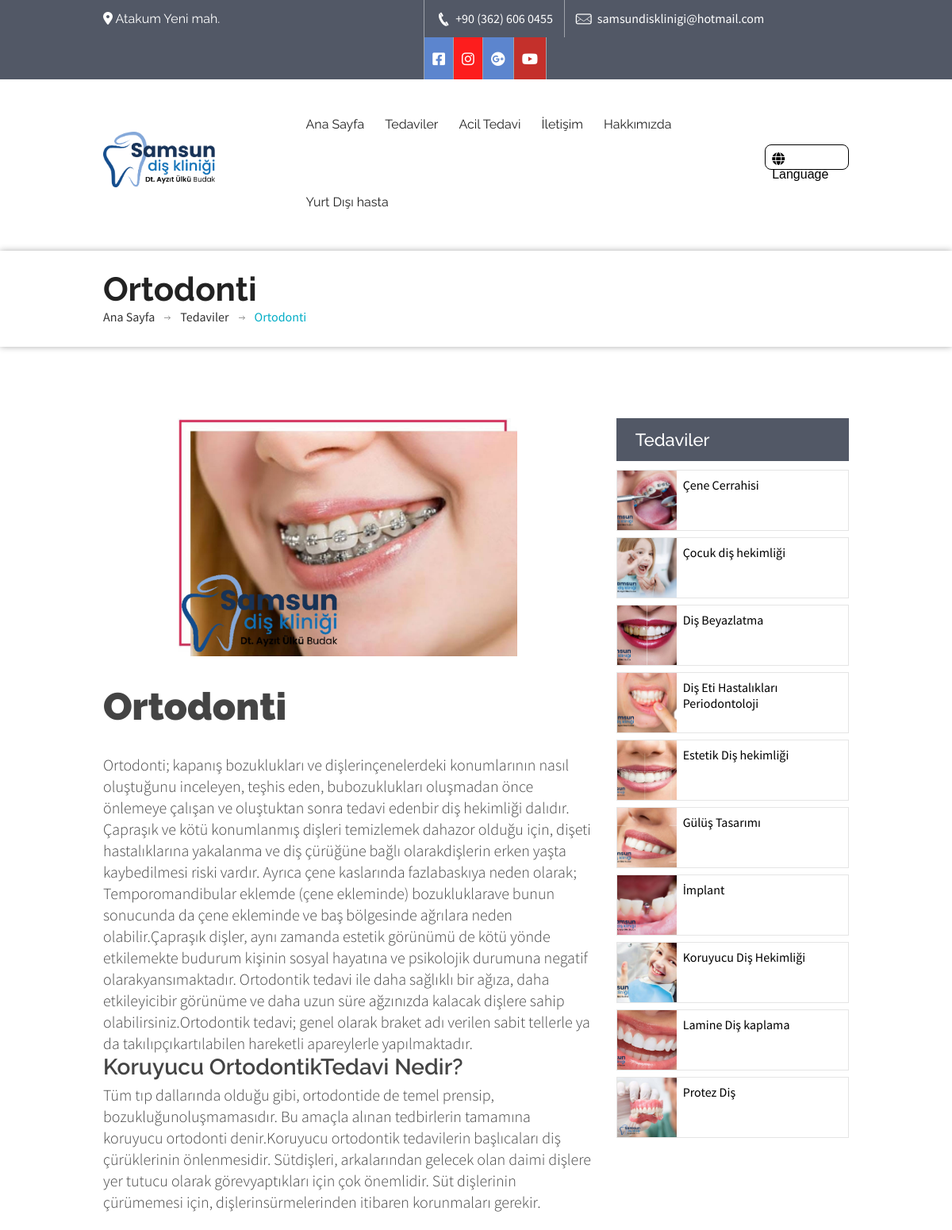
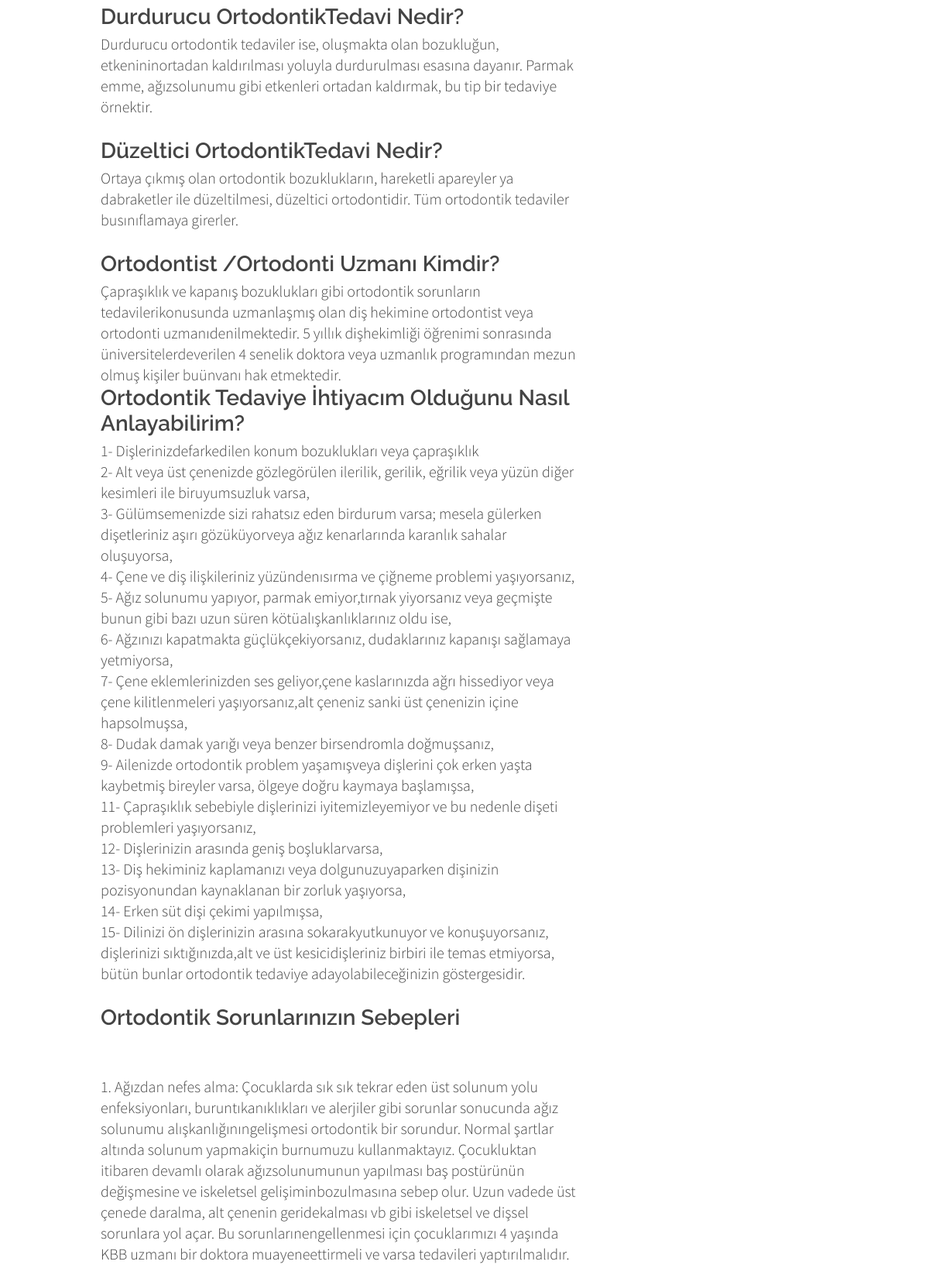
/service/ortodonti/ (upper part), run on the app's committed database (2 pictures, top to bottom).
### clinic/models.py (models this page shows, shortened)
class Media(models.Model):
    name = models.CharField(max_length=25)
    icon_markdown = models.CharField(max_length=250)
    hex_icon_color = models.CharField(max_length=10,default="#5c85ce")
    link = models.TextField()

class CustomPage(models.Model):
    menu_name = models.CharField(max_length=50)
    title = models.CharField(max_length=50)
    slug = models.SlugField(max_length=250,unique=True)
    content = models.TextField()
    image = models.ImageField(upload_to='custom_pages/images')
    show_image = models.BooleanField(default=True)
    banner = models.ImageField(upload_to='custom_pages/banners',null=True,blank=True)
    show_banner = models.BooleanField(default=False)
    show_services_sidebar = models.BooleanField(default=True)
    show_in_header = models.BooleanField()
    show_in_footer = models.BooleanField()
    def get_absolute_url(self):
        return reverse('clinic:custom_page',args=[
            self.slug
        ])

class Service(models.Model):
    title = models.CharField(max_length=50)
    slug = models.SlugField(max_length=250,unique=True,null=True,blank=True)
    content = models.TextField()
    image = models.ImageField(upload_to='service')
    icon = models.ImageField(upload_to='service_icons',blank=True,null=True)
    def get_absolute_url(self):
        return reverse('clinic:service_detail',args=[
            self.slug
        ])

### clinic/views.py (the view)
# urls.py: path('service/<str:slug>/',views.service_detail,name='service_detail'),
def service_detail(request,slug):
	service = Service.objects.get(slug=slug)
	other_services = Service.objects.all().exclude(slug=slug)
	return render(request,'clinic/service_details.html',{
		'service':service,
		'other_services':other_services
	})

### clinic/templatetags/clinic_tags.py (called while the page is built)
@register.filter(name='markdown')
def markdown_format(text):
	return mark_safe(markdown.markdown(text))

@register.filter(name='get_const')
def get_const(const_name):
	return consts.__dict__.get(const_name,None)

@register.inclusion_tag('clinic/component/header_pages.html')
def show_header_pages(page):
	pages = CustomPage.objects.all().filter(show_in_header=True)
	return {
		'header_pages':pages,
		'current_page':page
	}

@register.inclusion_tag('clinic/component/header_services.html')
def show_header_services():
	services = Service.objects.all()
	return {
		'services':services
	}

@register.inclusion_tag('clinic/component/footer_pages.html')
def show_footer_pages():
	pages = CustomPage.objects.all().filter(show_in_footer=True)
	return {
		'footer_pages': pages,
	}

@register.inclusion_tag('clinic/component/services_sidebar.html')
def show_services_sidebar(services=None):
	if not services:
		services = Service.objects.all()
	return {
		'services':services,
	}

@register.inclusion_tag('clinic/component/media.html')
def show_media():
	media = Media.objects.all()
	return {
		'media':media
	}

### templates/clinic/service_details.html (shortened to what this page needs)
{% extends '../origin/base.html' %}
{% load static %}
{% load clinic_tags %}
{% block content %}
<div class="sub-banner">
   <div class="detail">
      <div class="container">
         <div class="row">
            <div class="col-md-12">
               <div class="paging">
                  <h2>{{ service.title }}</h2>
                  <ul>
                     <li><a href="index-2.html">Ana Sayfa</a></li>
                     <li><a href="#.">Tedaviler</a></li>
                     <li><a>{{ service.title }}</a></li>
                  </ul>
               </div>
            </div>
         </div>
      </div>
   </div>
</div>
<div class="content">
   <div class="news-posts">
      <div class="container" style="margin-bottom: 1em;">
         <div class="row">
            <div class="col-md-8">
               <div class="news-detail">
                  <img style="height: 300px; object-fit: contain;" src="{{ service.image.url }}" alt="">
                  <div class="detail">
                     <h1 style="font-size: 3em !important">{{ service.title }}</h1>
                     <p>
                        {{ service.content|markdown }}
                     </p>
                  </div>
               </div>
            </div>
            {% show_services_sidebar other_services %}
         </div>
      </div>
   </div>
</div>
{% endblock %}

### templates/clinic/component/media.html
{% load clinic_tags %}
<ul  class="social-icons">
	{% for media in media %}
		<li><a style="background: {{media.hex_icon_color}}" href="{{media.link}}" class="fb">{{media.icon_markdown|markdown}}</a></li>
	{% endfor %}
</ul>

### templates/clinic/component/header_pages.html
{% for page in header_pages %}
   <li class="{% if current_page.id == page.id and page %}item-select{% endif %}">
      <a href="{{ page.get_absolute_url }}">{{ page.menu_name }}</a>
   </li>
{% endfor %}

### templates/clinic/component/services_sidebar.html (shortened to what this page needs)
<div class="col-md-4">
   <div class="recent-posts">
      <h6 class="bar-title" style="margin-bottom: 0.5em">Tedaviler</h6>
      {% if services %}
         {% for service in services %}
            <div style="display: flex;margin-bottom: 0.5em; border: 1px solid rgba(0,0,0,0.1)">
               <a style="display: block;" href="{{ service.get_absolute_url }}"><img style="height: 75px; max-width: 75px; object-fit: cover;" src="{{ service.image.url }}" alt="service image"></a>
               <a style="padding: 0.5em;display: block; color: black !important; width: calc(100% - 75px)" href="{{ service.get_absolute_url }}" class="title">{{ service.title }}</a>
            </div>
         {% endfor %}
      {% else %}
         <p style="margin-top:1em">Şuanda mevcut tedavi yok :(</p>
      {% endif %}
   </div>
</div>

### static/css/medical-guide.css (style rules this page uses)
body { background:#fff; font-family: 'Source Sans Pro', sans-serif; color:#444444; }
* { margin:0px; padding:0px; }
h1 { font-weight: 900; font-family: 'Raleway', sans-serif; font-size:54px; }
h2 { font-weight: 700; font-size:42px; font-family: 'Raleway', sans-serif; color:#222222; }
h4 { font-weight: 600; font-size:28px; font-family: 'Raleway', sans-serif; }
h6 { font-weight: 600; font-size:22px; font-family: 'Raleway', sans-serif; }
p { font-family: 'Source Sans Pro', sans-serif; font-weight:300; font-size:20px; line-height: 27px; }
a { text-decoration:none; }
li { list-style:none; }
a { transition: background-color 0.5s ease; }
img { width:100%; }
.top-bar .get-touch ul { float:left; }
.top-bar .get-touch li { float:left; border-left: solid 1px #9fa3aa; }
.top-bar .get-touch li:last-child { border-right: none; }
.top-bar .social-icons li:last-child { border-right: solid 1px #9fa3aa; }
.top-bar .get-touch li a { color: #fff; padding: 13px 14px; float: left; }
.top-bar .get-touch li i { font-size:18px; }
.top-bar .get-touch .social-icons { float:left; }
.top-bar .get-touch .social-icons li a { padding:13px 10px; }
.header .nav li { float:left; padding: 11px 0; }
.header .nav li a { color:#333; font-family: 'Raleway', sans-serif; font-size: 16px; padding:12px 24px !important; }
.header2 .nav li a { padding: 42px 20px 28px 20px; }
.header2 .nav li { background: none; border-radius: 0; padding:46px 0 32px 0; }
.header2 .nav li a { color: #222; padding: 46px 20px 32px 20px; }
.content { margin:0 0 0 0; }
.sub-banner .detail { box-shadow: 0 0 8px 0 rgba(0, 0, 0, 0.32); padding:24px 0 28px 0; }
.sub-banner .detail ul li { float: left; background: url(../images/paging-arrow.png) no-repeat right 9px; padding: 0 20px 0 0; margin: 0 12px 0 0; }
.sub-banner .detail ul li:last-child { background:none; }
.sub-banner .detail ul li a { color:#333333; }
.news-posts { padding:90px 0 0 0; }
.news-posts h6.bar-title { background: #525866; font-weight: 500; color: #fff; padding: 14px 24px; display: block; }
.news-posts .news-detail { margin: 0 0 0 0; }
.news-posts .news-detail .detail { margin:35px 0 0 0; }
.news-posts .news-detail .detail p { margin:5px 0 0 0; }
ul.resp-tabs-list, p { margin: 0px;padding: 0px; }

### static/css/default-color.css (style rules this page uses)
.sub-banner .detail ul li:last-child a { color:#02adc6; }

### static/css/dropmenu.css (style rules this page uses)
ul.wtf-menu li { display: block; position: relative; }

### static/css/custom.css (style rules this page uses)
body { top: 0px !important; }

### data on the page
CustomPage: menu_name "Acil Tedavi"
CustomPage: menu_name "İletişim"
CustomPage: menu_name "Hakkımızda"
CustomPage: menu_name "Yurt Dışı hasta"
Service: title "Ortodonti", image (picture), content "Ortodonti; kapanış bozuklukları ve dişlerinçenelerdeki konumlarının nasıl oluştuğunu inceleyen, teşhis eden, bubozuklukları oluşmadan önce önlemeye çalışan ve oluştuktan sonra tedavi edenbir diş hekimliği dalıdır. Çapraşık ve kötü konumlanmış dişleri temizlemek dahazor olduğu için, dişeti hastalıklarına yakalanma ve diş çürüğüne bağlı olarakdişlerin erken yaşta kaybedilmesi riski vardır. Ayrıca çene kaslarında fazlabaskıya neden olarak; Temporomandibular eklemde (çene ekleminde) bozukluklarave bunun sonucunda da çene ekleminde ve baş bölgesinde ağrılara neden olabilir.Çapraşık dişler, aynı zamanda estetik görünümü de kötü yönde etkilemekte budurum kişinin sosyal hayatına ve psikolojik…"
Service: image (picture), title "Çene Cerrahisi"
Service: image (picture), title "Çocuk diş hekimliği"
Service: image (picture), title "Diş Beyazlatma"
Service: image (picture), title "Diş Eti Hastalıkları Periodontoloji"
Service: image (picture), title "Estetik Diş hekimliği"
Service: image (picture), title "Gülüş Tasarımı"
Service: image (picture), title "İmplant"
Service: image (picture), title "Koruyucu Diş Hekimliği"
Service: image (picture), title "Lamine Diş kaplama"
Service: image (picture), title "Protez Diş"

### other printed values
{{ 'PHONE'|get_const }} "+90 (362) 606 0455"
{{ 'MAIL'|get_const }} "samsundisklinigi@hotmail.com"
